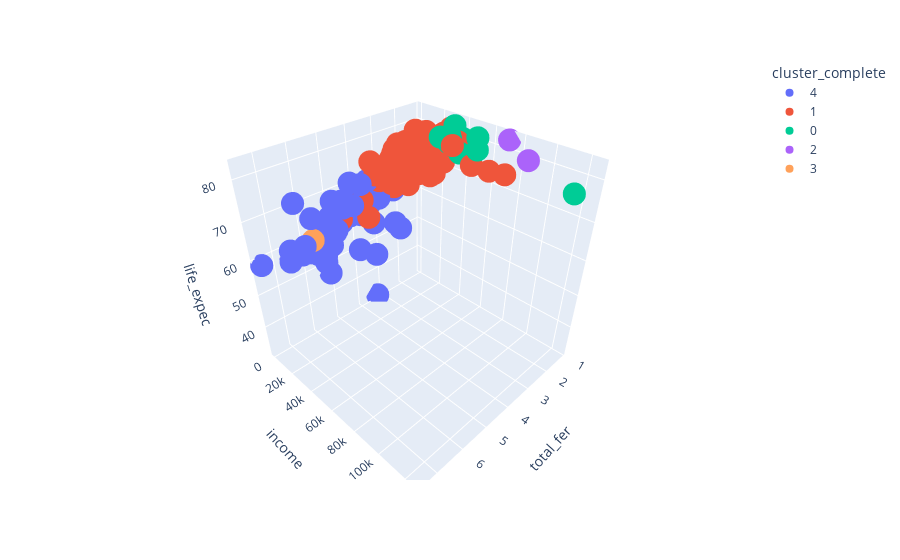
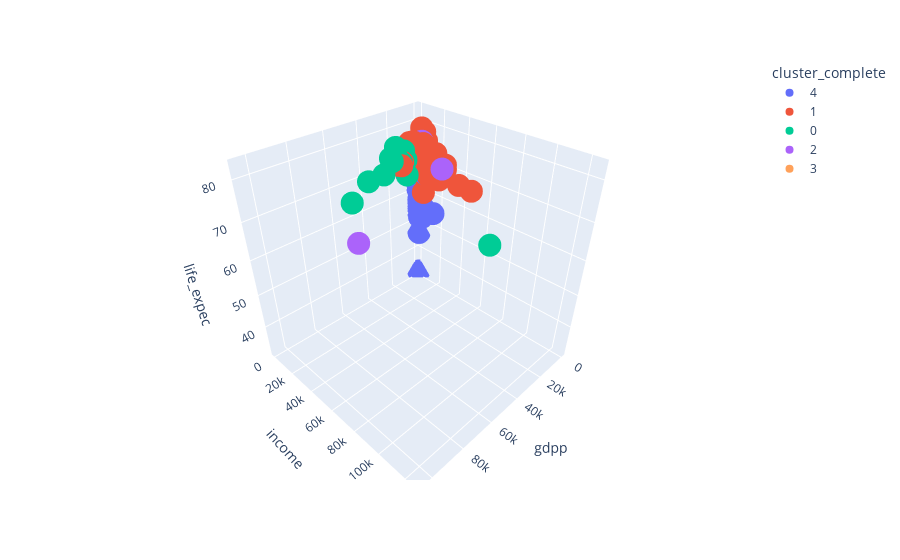

These figures' notebook cell, in order:
### Code cell
#%% Gráfico 3D dos clusters

# Perspectiva 1
fig = px.scatter_3d(dados_paises, 
                    x='total_fer', 
                    y='income', 
                    z='life_expec',
                    color='cluster_complete')
fig.show()

# Perspectiva 2
fig = px.scatter_3d(dados_paises, 
                    x='gdpp', 
                    y='income', 
                    z='life_expec',
                    color='cluster_complete')
fig.show()
